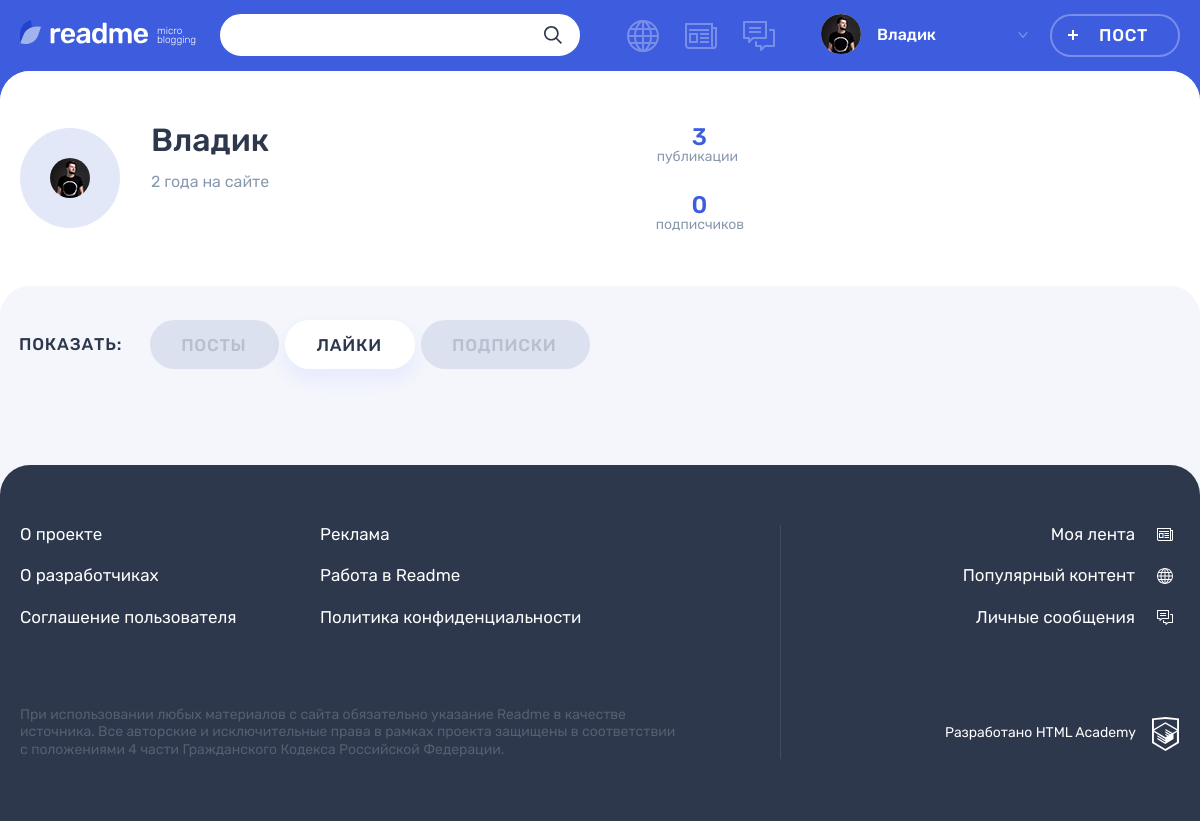
Screenshot of /profile.php?user_id=1&tab=likes (signed in) with the database file from the repository.
### tables this page shows
CREATE TABLE user
(
  id            INT AUTO_INCREMENT PRIMARY KEY,
  user_reg_dt   DATETIME DEFAULT CURRENT_TIMESTAMP,
  user_email    VARCHAR(128) NOT NULL UNIQUE,
  user_name     VARCHAR(64)  NOT NULL COMMENT 'имя пользователя',
  user_password CHAR(255)    NOT NULL,
  user_avatar   VARCHAR(255)
) COMMENT 'таблица зарегистрированных пользователей';

### helpers.php (called while the page is built, shortened)
<?php
function get_noun_plural_form(int $number, string $one, string $two, string $many): string
{
    $number = (int)$number;
    $mod10 = $number % 10;
    $mod100 = $number % 100;
    switch (true) {
        case ($mod10 > 5):
            return $many;
        case ($mod10 >= 2 && $mod10 <= 4):
            return $two;
        default:
            return $many;
    }
}
function include_template($name, array $data = [])
{
    $name = 'templates/' . $name;
    extract($data);
    require $name;
    $result = ob_get_clean();
    return $result;
}

### utils.php (called while the page is built, shortened)
<?php
function format_date($date)
{
    $post_date = date_create($date);
    $current_date = date_create('now');
    $diff = date_diff($current_date, $post_date);
    $result = '';
    if ($diff->invert === 0) {
        $result = 'Дата ещё не наступила!';
    } else {
        $minutes_in_hour = 60;
        $hours_in_day = 24;
        $minutes = $diff->i;
        $hours = $diff->h;
        $days = $diff->days;
        if ($days === 0) {
            if ($minutes >= $minutes_in_hour / 2) {
                $hours++;
            }
            $result = $hours ?
                $hours . ' час' . get_noun_plural_form($hours, '', 'а', 'ов')
                :
                $minutes . ' минут' . get_noun_plural_form($minutes, 'у', 'ы', '');
        } else {
            $days_in_week = 7;
            $days_in_month = 30;
            $days_in_year = 365;
            $five_weeks = 35;
            $years = $diff->y;
            if ($days < $days_in_week) {
                $result = $days . ' ' . get_noun_plural_form($days, 'день', 'дня', 'дней');
            } elseif ($days < $five_weeks) {
                $weeks = round($days / $days_in_week);
                $result = $weeks . ' недел' . get_noun_plural_form($weeks, 'ю', 'и', 'ь');
            } elseif ($days < $days_in_year) {
                $months = round($days / $days_in_month);
                $result = $months . ' месяц' . get_noun_plural_form($months, '', 'а', 'ев');
            } elseif ($years) {
                $years = ($days >= $days_in_year / 2) ? $years++ : $years;
                $result = $years . ' ' . get_noun_plural_form($years, 'год', 'года', 'лет');
            }
        }
    }
    return $result;
}
function get_data_from_db(mysqli $src_db, string $query, string $mode = 'all')
{
    $result = mysqli_query($src_db, $query);
    switch ($mode) {
        case 'all':
            $data = mysqli_fetch_all($result, MYSQLI_ASSOC);
            break;
        case 'row':
            $data = mysqli_fetch_assoc($result);
            break;
        case 'col':
            $data = mysqli_fetch_all($result);
            $data = array_column($data, 0);
            break;
        case 'one':
            $data = mysqli_fetch_row($result)[0];
            break;
    }
    return $data;
}
function build_page($page, $params, $main_content): string
{
    return include_template($page, $params + ['main_content' => $main_content]);
}

### templates/profile_template.php (the view, shortened to what this page needs)
<main class="page__main page__main--profile">
    <div class="profile profile--default">
        <div class="profile__user-wrapper">
            <div class="profile__user user container">
                <div class="profile__user-info user__info">
                    <div class="profile__avatar user__avatar">
                        <?php if ($user_data['user_avatar']): ?>
                            <img class="post-details__picture user__picture" src="<?= UPLOAD_PATH . $user_data['user_avatar']; ?>" alt="Аватар пользователя">
                        <?php endif; ?>
                    </div>
                    <div class="profile__name-wrapper user__name-wrapper">
                        <span class="profile__name user__name"><?= $user_data['user_name']; ?></span>
                        <time class="profile__user-time user__time" datetime="<?= $user_data['user_reg_dt']; ?>"><?= format_date($user_data['user_reg_dt']); ?> на сайте</time>
                    </div>
                </div>
                <div class="profile__rating user__rating">
                    <p class="profile__rating-item user__rating-item user__rating-item--publications">
                        <span class="user__rating-amount"><?= $user_data['post_count']; ?></span>
                        <span class="profile__rating-text user__rating-text">публикаци<?= get_noun_plural_form($user_data['post_count'], 'я', 'и', 'й'); ?></span>
                    </p>
                    <p class="profile__rating-item user__rating-item user__rating-item--subscribers">
                        <span class="user__rating-amount"><?= $user_data['follower_count']; ?></span>
                        <span class="profile__rating-text user__rating-text">подписчик<?= get_noun_plural_form($user_data['follower_count'], '', 'а', 'ов'); ?></span>
                    </p>
                </div>
            </div>
        </div>
        <div class="profile__tabs-wrapper tabs">
            <div class="container">
                <div class="profile__tabs filters">
                    <b class="profile__tabs-caption filters__caption">Показать:</b>
                    <ul class="profile__tabs-list filters__list tabs__list">
                        <li class="profile__tabs-item filters__item">
                            <?php $profile_link = 'profile.php?user_id=' . $user_id . '&tab=';  ?>
                            <a class="profile__tabs-link filters__button tabs__item  button <?= $active_tab === 'posts' ? 'filters__button--active  tabs__item--active' : ''; ?>" href="<?= $profile_link; ?>posts">Посты</a>
                        </li>
                        <li class="profile__tabs-item filters__item">
                            <a class="profile__tabs-link filters__button tabs__item button <?= $active_tab === 'likes' ? 'filters__button--active  tabs__item--active' : ''; ?>" href="<?= $profile_link; ?>likes">Лайки</a>
                        </li>
                        <li class="profile__tabs-item filters__item">
                            <a class="profile__tabs-link filters__button tabs__item button <?= $active_tab === 'following' ? 'filters__button--active  tabs__item--active' : ''; ?>" href="<?= $profile_link; ?>following">Подписки</a>
                        </li>
                    </ul>
                </div>
            </div>
        </div>
    </div>
</main>

### templates/layout.php (shortened to what this page needs)
<?php $user = $_SESSION['user'] ?? false;  ?>
<!DOCTYPE html>
<html lang="ru">
<head>
    <link rel="stylesheet" href="css/main.css">
</head>
<body class="page">
<header class="header">
    <div class="header__wrapper container">
        <div class="header__logo-wrapper">
            <a class="header__logo-link" href="/">
                <img class="header__logo" src="img/logo.svg" alt="Логотип readme" width="128" height="24">
            </a>
            <p class="header__topic">
                micro blogging
            </p>
        </div>
<?php if ($user): ?>
        <form class="header__search-form form" action="search.php" method="get">
            <div class="header__search">
                <input class="header__search-input form__input" type="search" name="<?= SEARCH; ?>" value="<?= $search_query ?? ''; ?>">
                <button class="header__search-button button" type="submit">
                    <svg class="header__search-icon" width="18" height="18">
                        <use xlink:href="#icon-search"></use>
                    </svg>
                </button>
            </div>
        </form>
        <div class="header__nav-wrapper">
            <nav class="header__nav">
                <ul class="header__my-nav">
                    <li class="header__my-page header__my-page--popular">
                        <a class="header__page-link <?= $active_page === 'popular' ? 'header__page-link--active' : '' ?>" title="Популярный контент" href="popular.php">
                        </a>
                    </li>
                    <li class="header__my-page header__my-page--feed">
                        <a class="header__page-link <?= $active_page === 'feed' ? 'header__page-link--active' : '' ?>" href="feed.php" title="Моя лента">
                        </a>
                    </li>
                    <li class="header__my-page header__my-page--messages">
                        <a class="header__page-link <?= $active_page === 'messages' ? 'header__page-link--active' : '' ?>" href="messages.php" title="Личные сообщения">
                        </a>
                    </li>
                </ul>
                <ul class="header__user-nav">
                    <li class="header__profile">
                        <a class="header__profile-link" href="profile.php?user_id=<?= $user['id']?>">
                            <div class="header__avatar-wrapper">
    <?php if ($user['user_avatar']) : ?>
                                    <img class="header__profile-avatar" src="<?= UPLOAD_PATH . $user['user_avatar']; ?>" alt="Аватар профиля">
    <?php endif; ?>
                            </div>
                            <div class="header__profile-name">
                                <span>
                                    <?= $user['user_name']; ?>
                                </span>
                                <svg class="header__link-arrow" width="10" height="6">
                                    <use xlink:href="#icon-arrow-right-ad"></use>
                                </svg>
                            </div>
                        </a>
                    </li>
                    <li>
                        <a class="header__post-button button button--transparent" href="add.php">Пост</a>
                    </li>
                </ul>
            </nav>
<?php endif; ?>
        </div>
    </div>
</header>
<?= $main_content; ?>
<footer class="footer">
    <div class="footer__wrapper">
        <div class="footer__container container">
            <div class="footer__site-info">
                <div class="footer__site-nav">
                    <ul class="footer__info-pages">
                        <li class="footer__info-page">
                            <a class="footer__page-link" href="#">О проекте</a>
                        </li>
                        <li class="footer__info-page">
                            <a class="footer__page-link" href="#">Реклама</a>
                        </li>
                        <li class="footer__info-page">
                            <a class="footer__page-link" href="#">О разработчиках</a>
                        </li>
                        <li class="footer__info-page">
                            <a class="footer__page-link" href="#">Работа в Readme</a>
                        </li>
                        <li class="footer__info-page">
                            <a class="footer__page-link" href="#">Соглашение пользователя</a>
                        </li>
                        <li class="footer__info-page">
                            <a class="footer__page-link" href="#">Политика конфиденциальности</a>
                        </li>
                    </ul>
                </div>
                <p class="footer__license">
                    При использовании любых материалов с сайта обязательно указание Readme в качестве источника. Все авторские и исключительные права в рамках проекта защищены в соответствии с положениями 4 части Гражданского Кодекса Российской Федерации.
                </p>
            </div>
            <div class="footer__my-info">
<?php if ($user): ?>
                <ul class="footer__my-pages">
                    <li class="footer__my-page footer__my-page--feed">
                        <a class="footer__page-link" href="feed.php">Моя лента</a>
                    </li>
                    <li class="footer__my-page footer__my-page--popular">
                        <a class="footer__page-link" href="popular.php">Популярный контент</a>
                    </li>
                    <li class="footer__my-page footer__my-page--messages">
                        <a class="footer__page-link" href="messages.php">Личные сообщения</a>
                    </li>
                </ul>
<?php endif; ?>
                <div class="footer__copyright">
                    <a class="footer__copyright-link" href="https://www.htmlacademy.ru" target="_blank">
                        <span>Разработано HTML Academy</span>
                        <svg class="footer__copyright-logo" width="27" height="34">
                            <use xlink:href="#icon-htmlacademy"></use>
                        </svg>
                    </a>
                </div>
            </div>
        </div>
    </div>
</footer>
</body>
</html>

### rows the page displays
user: user_avatar (picture), user_name "Владик", user_reg_dt "2 года"

### other values shown
$user_data['post_count'] "3"
get_noun_plural_form($user_data['post_count'], 'я', 'и', 'й') "и"
$user_data['follower_count'] "0"
get_noun_plural_form($user_data['follower_count'], '', 'а', 'ов') "ов"
